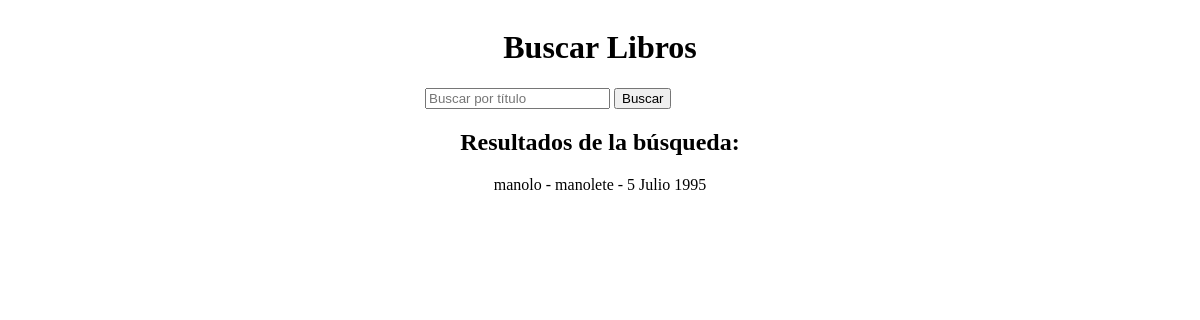
The app's page /libros/libros/buscar/, older data.
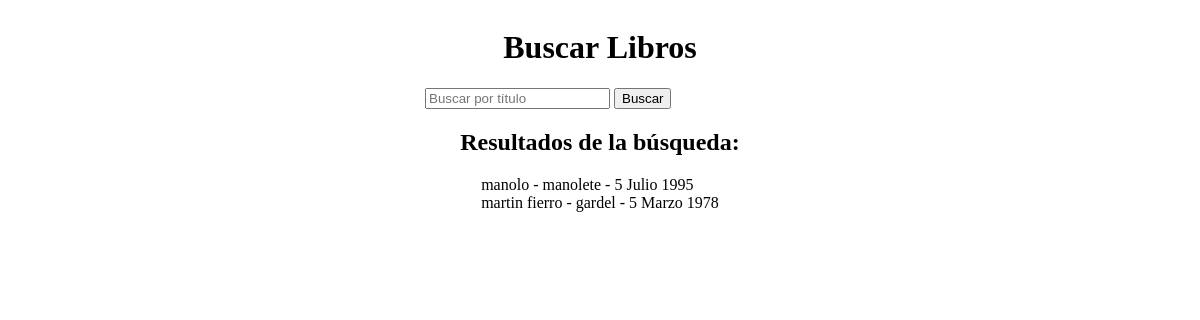
The same page, newer data.
### ejemplolibros/models.py (models this page shows, shortened)
class Libro(models.Model):
    titulo = models.CharField(max_length=100)
    autor = models.CharField(max_length=50)
    publicacion = models.DateField()
    unidades_disponibles = models.IntegerField(default=0)
    precio = models.DecimalField(max_digits=8, decimal_places=2, default=0.00)

### ejemplolibros/views.py (the view)
# urls.py: path('libros/buscar/', buscar_libros, name='buscar_libros'),
def buscar_libros(request):
    query = request.GET.get('q', '')  # Obtiene el término de búsqueda de la URL
    libros = Libro.objects.filter(titulo__icontains=query)  # Realiza la búsqueda
    return render(request, 'libros/buscar_libros.html', {'libros': libros, 'query': query})

### templates/libros/buscar_libros.html (shortened to what this page needs)
<!DOCTYPE html>
<html>
<head>
    {% load static %}
    <link rel="stylesheet" type="text/css" href="{% static 'css/style.css' %}">
</head>
<body>
    <h1>Buscar Libros</h1>
    <form method="GET" action="{% url 'buscar_libros' %}">
        <input type="text" name="q" value="{{ query }}" placeholder="Buscar por título">
        <button type="submit">Buscar</button>
    </form>
    {% if libros %}
        <h2>Resultados de la búsqueda:</h2>
        {% for libro in libros %}
            {{ libro.titulo }} - {{ libro.autor }} - {{ libro.publicacion }}<br>
        {% endfor %}
    {% else %}
        <p>No se encontraron resultados para la búsqueda.</p>
    {% endif %}
</body>
</html>

### static/css/style.css (style rules this page uses)
form { width: 350px; }
body { display: flex; flex-direction: column; align-items: center; }

Row changes from the older to the newer data that the page shows:
added Libro: titulo "martin fierro", autor "gardel", publicacion "5 Marzo 1978"
